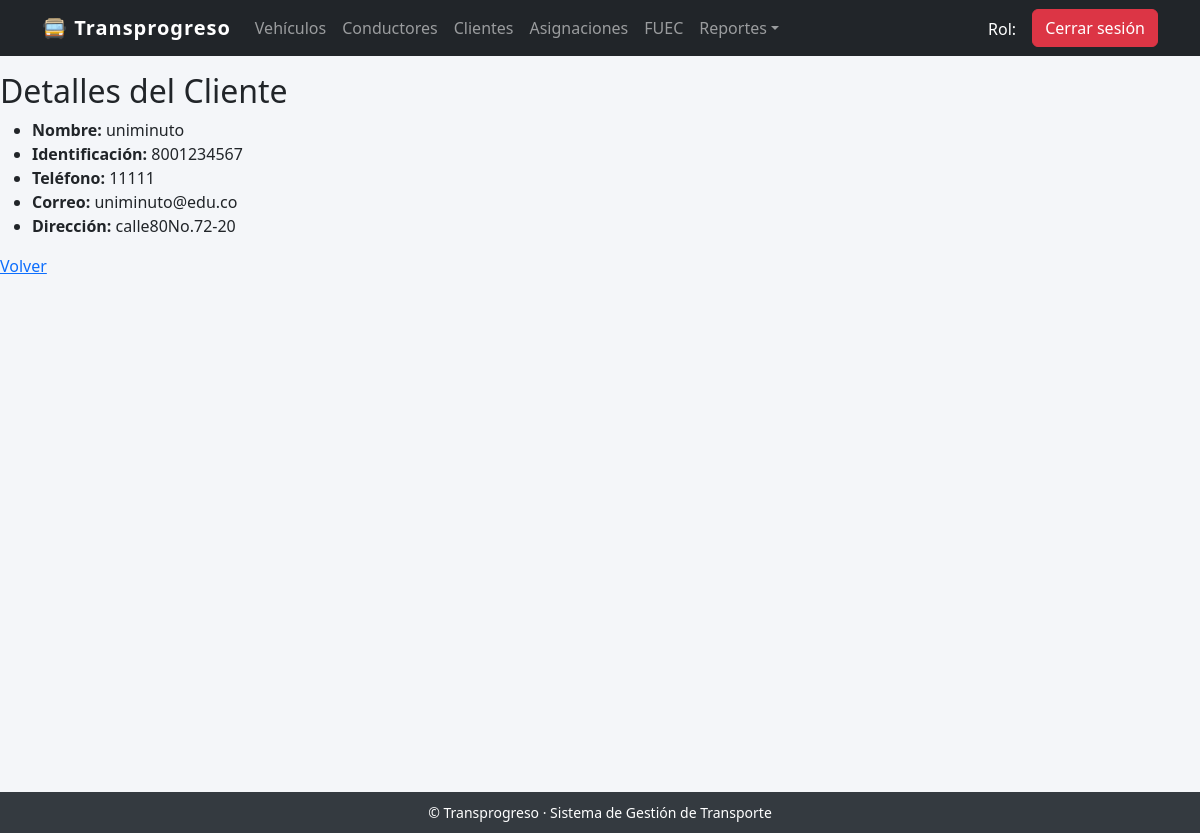
Page /clientes/6/ (signed in) on the committed database.
### gestion_vehiculos/models.py (models this page shows, shortened)
class Cliente(models.Model):
    nombre = models.CharField(max_length=100)
    identificacion = models.CharField(max_length=20, unique=True)
    telefono = models.CharField(max_length=20, blank=True, null=True)
    correo = models.EmailField(blank=True, null=True)
    direccion = models.CharField(max_length=200, blank=True, null=True)

### gestion_vehiculos/views.py (the view)
# urls.py: path('clientes/<int:id>/', views.cliente_detalle, name='cliente_detalle'),
@login_required
def cliente_detalle(request, id):
    cliente = get_object_or_404(Cliente, id=id)
    return render(request, "clientes/detalle.html", {"cliente": cliente})

### templates/clientes/detalle.html
{% extends 'base.html' %}
{% block content %}
<h2>Detalles del Cliente</h2>
<ul>
    <li><strong>Nombre:</strong> {{ cliente.nombre }}</li>
    <li><strong>Identificación:</strong> {{ cliente.identificacion }}</li>
    <li><strong>Teléfono:</strong> {{ cliente.telefono }}</li>
    <li><strong>Correo:</strong> {{ cliente.correo }}</li>
    <li><strong>Dirección:</strong> {{ cliente.direccion }}</li>
</ul>
<a href="{% url 'clientes' %}">Volver</a>
{% endblock %}

### templates/base.html (style rules this page uses)
body { background-color: #f4f6f9; }

### rows in the picture
Cliente: nombre "uniminuto", identificacion "8001234567", telefono "11111", correo "uniminuto@edu.co", direccion "calle80No.72-20"
